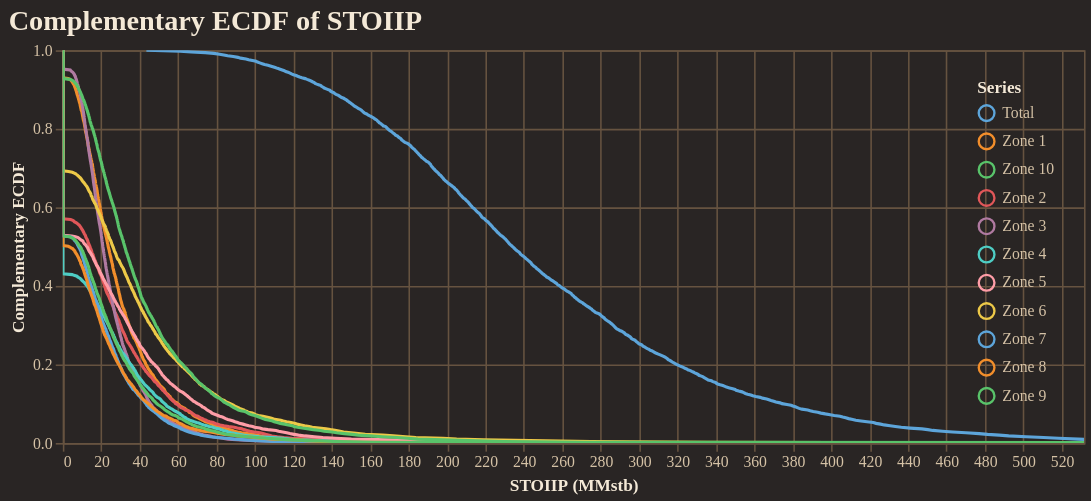

Notebook code for this chart:
### Code cell
fig = reporter.plotter.prospect_volumetric_ecdf_plot(
    figsize=(650, 250),
    backend=PLOTTING_BACKEND
)
fig.show()

### Figure 1 — Vega-Lite specification as saved in the notebook (floating-point values rounded to 4 significant figures; data arrays with more than 128 entries replaced by an {"elided": "..."} marker saying what was removed)
{"config": {"background": "#292524", "view": {"fill": "#292524", "stroke": "#665340"}, "title": {"color": "#f4e9d7", "font": "Merriweather", "fontSize": 18, "fontWeight": 600, "subtitleColor": "#d5c2a6", "anchor": "start"}, "axis": {"domainColor": "#665340", "gridColor": "#665340", "tickColor": "#665340", "labelColor": "#d5c2a6", "titleColor": "#f4e9d7", "labelFont": "Merriweather", "titleFont": "Merriweather"}, "legend": {"titleColor": "#f4e9d7", "labelColor": "#d5c2a6", "labelFont": "Merriweather", "titleFont": "Merriweather", "orient": "top-right", "symbolType": "circle"}, "header": {"labelColor": "#d5c2a6", "titleColor": "#f4e9d7", "labelFont": "Merriweather", "titleFont": "Merriweather"}, "mark": {"color": "#c78d3b"}, "line": {"color": "#c78d3b"}, "bar": {"color": "#c78d3b"}, "point": {"color": "#ddb06d"}, "area": {"color": "#c78d3b", "opacity": 0.35}, "text": {"color": "#f4e9d7", "font": "Merriweather"}, "range": {"category": ["#5DA5DA", "#F28E2B", "#59C36A", "#E15759", "#B07AA1", "#4ECDC4", "#FF9DA7", "#EDC948"]}}, "layer": [{"mark": {"type": "line", "clip": true, "strokeWidth": 2}, "encoding": {"color": {"field": "series", "title": "Series", "type": "nominal"}, "tooltip": [{"field": "series", "title": "Series", "type": "nominal"}, {"field": "stoiip_mmstb", "format": ",.2f", "title": "STOIIP (MMstb)", "type": "quantitative"}, {"field": "exceedance_probability", "format": ".3f", "title": "Exceedance", "type": "quantitative"}], "x": {"field": "stoiip_mmstb", "title": "STOIIP (MMstb)", "type": "quantitative"}, "y": {"field": "exceedance_probability", "scale": {"domain": [0, 1]}, "title": "Complementary ECDF", "type": "quantitative"}}}], "data": {"name": "data-1fe50358a9286f306f3180e29f876c0a"}, "encoding": {"x": {"field": "stoiip_mmstb", "scale": {"domain": [0, 531.6]}, "type": "quantitative"}}, "height": 250, "title": "Complementary ECDF of STOIIP", "width": 650, "$schema": "https://vega.github.io/schema/vega-lite/v5.20.1.json", "datasets": {"data-1fe50358a9286f306f3180e29f876c0a": {"elided": "5500 records"}}}
